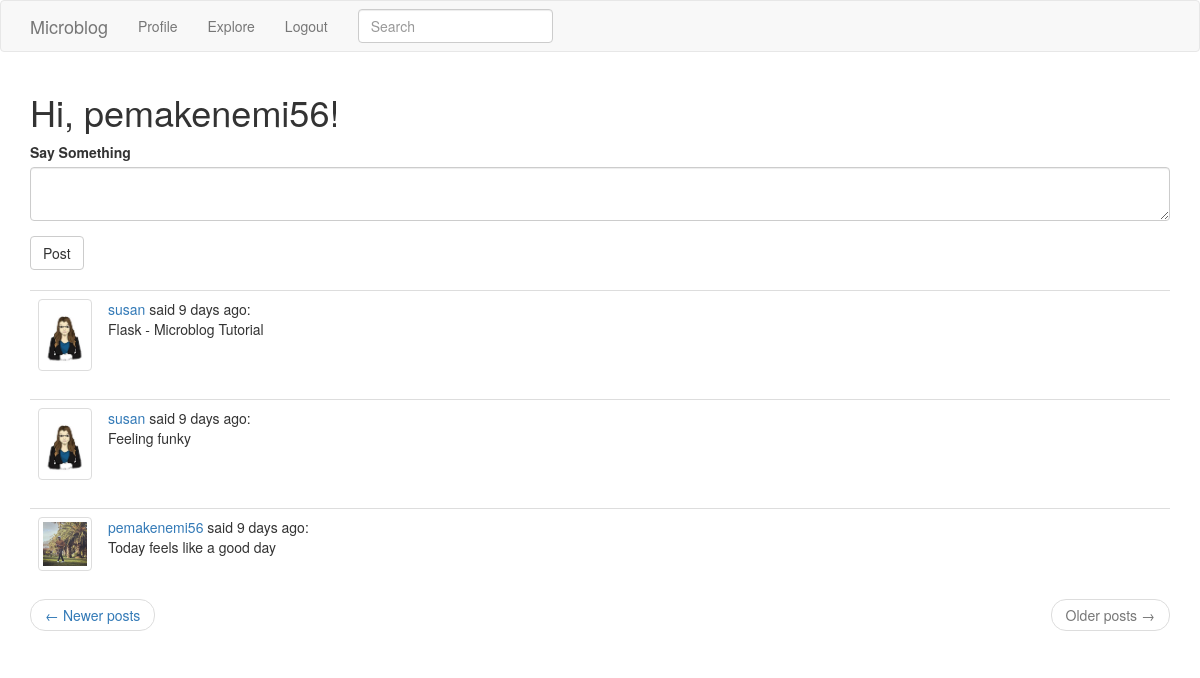
Screenshot of /index?page=2 (signed in) with the database file from the repository.
### app/models.py (models this page shows, shortened)
class User(UserMixin, db.Model):
    id = db.Column(db.Integer, primary_key=True)
    username = db.Column(db.String(64), index=True, unique=True)
    email = db.Column(db.String(61204), index=True, unique=True)
    password_hash = db.Column(db.String(128))
    posts = db.relationship('Post', backref='author', lazy='dynamic')
    about_me = db.Column(db.String(140))
    last_seen = db.Column(db.DateTime, default=datetime.utcnow)
    followed = db.relationship(
        'User', secondary=followers,
        primaryjoin=(followers.c.follower_id == id),
        secondaryjoin=(followers.c.followed_id == id),
        backref=db.backref('followers', lazy='dynamic'), lazy='dynamic')
    """
    def avatar(self, size):
        digest = md5(self.email.lower().encode('utf-8')).hexdigest()
        return 'https://www.gravatar.com/avatar/{}?d=identicon&s={}'.format(
            digest, size)
    """
    def followed_posts(self):
        followed = Post.query.join(
            followers, (followers.c.followed_id == Post.user_id)).filter(
                followers.c.follower_id == self.id)
        own = Post.query.filter_by(user_id=self.id)
        return followed.union(own).order_by(Post.timestamp.desc())

class SearchableMixin(object):
    @classmethod
    def before_commit(cls, session):
        session._changes = {
            'add': list(session.new),
            'update': list(session.dirty),
            'delete': list(session.deleted)
        }
    @classmethod
    def after_commit(cls, session):
        for obj in session._changes['add']:
            if isinstance(obj, SearchableMixin):
                add_to_index(obj.__tablename__, obj)
        for obj in session._changes['update']:
            if isinstance(obj, SearchableMixin):
                add_to_index(obj.__tablename__, obj)
        for obj in session._changes['delete']:
            if isinstance(obj, SearchableMixin):
                remove_from_index(obj.__tablename__, obj)
        session._changes = None

class Post(SearchableMixin, db.Model):
    __searchable__ = ['body']
    id = db.Column(db.Integer, primary_key=True)
    body = db.Column(db.String(140))
    timestamp = db.Column(db.DateTime, index=True, default=datetime.utcnow)
    user_id = db.Column(db.Integer, db.ForeignKey('user.id'))
    language = db.Column(db.String(5))

### app/routes.py (the view)
@app.route('/', methods=['GET', 'POST'])
@app.route('/index', methods=['GET', 'POST'])
@login_required
def index():
    fimages = {}
    form = PostForm()
    if form.validate_on_submit():
        post = Post(body=form.post.data, author=current_user)
        db.session.add(post)
        db.session.commit()
        flash('Your post is now live!')
        return redirect(url_for('index'))
    page = request.args.get('page', 1, type=int)
    posts = current_user.followed_posts().paginate(
        page, app.config['POSTS_PER_PAGE'], False)
    next_url = url_for('index', page=posts.next_num) \
        if posts.has_next else None
    prev_url = url_for('index', page=posts.prev_num) \
        if posts.has_prev else None
    users = User.query.all()
    for user in users:
        fimages[user.username] = user.username + '.png'
    return render_template('index.html', title='Home Page', form=form, posts=posts.items,
        fimages=fimages, next_url=next_url, prev_url=prev_url)

### app/forms.py
class SearchForm(FlaskForm):
    q = StringField(('Search'), validators=[DataRequired()])
    def __init__(self, *args, **kwargs):
        if 'formdata' not in kwargs:
            kwargs['formdata'] = request.args
        if 'csrf_enabled' not in kwargs:
            kwargs['csrf_enabled'] = False
        super(SearchForm, self).__init__(*args, **kwargs)

class PostForm(FlaskForm):
    post = TextAreaField('Say Something', validators=[
        DataRequired(), Length(min=1, max=140)])
    submit = SubmitField('Post')

### app/models.py (called while the page is built)
@login.user_loader
def load_user(id):
    return User.query.get(int(id))

### app/routes.py (called while the page is built)
@app.before_request
def before_request():
    if current_user.is_authenticated:
        current_user.last_seen = datetime.utcnow()
        db.session.commit()

@app.before_request
def before_request():
    if current_user.is_authenticated:
        current_user.last_seen = datetime.utcnow()
        db.session.commit()
        g.search_form = SearchForm()
    g.locale = str(get_locale())

### app/templates/index.html
{% extends "base.html" %}
{% import 'bootstrap/wtf.html' as wtf %}
{% block main %}
    <h1> Hi, {{ current_user.username }}! </h1>
    {% if form %}
    {{ wtf.quick_form(form) }}
    <br>
    {% endif %}
    {% for post in posts %}
        {% include '_post.html' %}
    {% endfor %}
    <nav aria-label="...">
        <ul class="pager">
            <li class="previous{% if not prev_url %} disabled{% endif %}">
                <a href="{{ prev_url or '#' }}">
                    <span aria-hidden="true">&larr;</span> Newer posts
                </a>
            </li>
            <li class="next{% if not next_url %} disabled{% endif %}">
                <a href="{{ next_url or '#' }}">
                    Older posts <span aria-hidden="true">&rarr;</span>
                </a>
            </li>
        </ul>
    </nav>
{% endblock %}

### app/templates/_post.html
<table class="table table-hover">
    <tr>
        <td width="70px">
            <a href="{{ url_for('user', username=post.author.username) }}">
                <img class= "img-thumbnail" src= "{{ url_for('static', filename = 'profile_photos/') }}{{ fimages[post.author.username] }}">
            </a>
        </td>
        <td>
            <a href="{{ url_for('user', username=post.author.username) }}">
                {{ post.author.username }}
            </a>
            said {{ moment(post.timestamp).fromNow() }}:
            <br>
            {{ post.body }}
        </td>
    </tr>
</table>

### rows the page displays
User: username "pemakenemi56"
Post: username (picture), author.username "susan", timestamp "9 days ago", body "Flask - Microblog Tutorial"
Post: username (picture), author.username "susan", timestamp "9 days ago", body "Feeling funky"
Post: username (picture), author.username "pemakenemi56", timestamp "9 days ago", body "Today feels like a good day"
